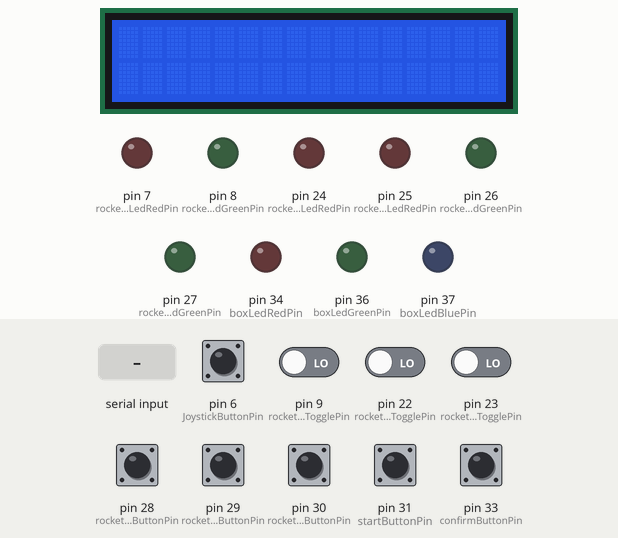
The sketch below on a simulated Arduino Mega 2560, built with avr-gcc and run on an emulated ATmega2560. On the bench: 16×2 character LCD, output pins drawn as LEDs (lit = HIGH). Inputs (shaded band) come from the test bench; at power-on: pin 6 (JoystickButtonPin) HIGH, pin 9 (rocketOneTogglePin), pin 22 (rocketTwoTogglePin), pin 23 (rocketThreeTogglePin), pin 28 (rocketOneButtonPin), pin 29 (rocketThreeButtonPin), pin 30 (rocketTwoButtonPin), pin 31 (startButtonPin), pin 33 (confirmButtonPin) LOW. What the sketch prints to the serial monitor is not drawn.

Above: at 1.1 s.
1.2 s: byte 30 received over Serial
At 1.9 s:
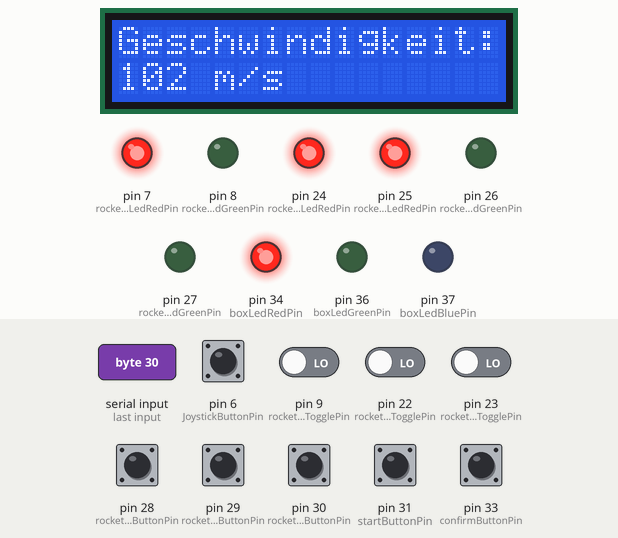
Timing chart, 0 to 4.2 s (numbered marks = the images above; inputs shaded):
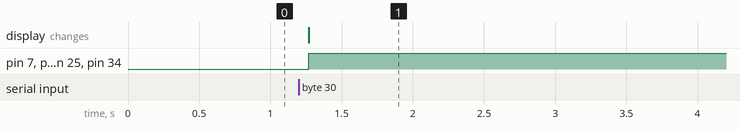

Measured:
- after the input at 1.2 s, pin 7 (rocketOneLedRedPin), pin 24 (rocketTwoLedRedPin), pin 25 (rocketThreeLedRedPin), pin 34 (boxLedRedPin): LOW → HIGH after 0.07 s; the display: changes after 0.07 s (image 1)

The sketch:

Arduino_RocketGame.ino
```cpp
#include <LiquidCrystal.h>
LiquidCrystal lcd(12, 11, 5, 4, 3, 2);

const int JoystickButtonPin = 6;

const int rocketOneTogglePin = 9;
const int rocketOneLedGreenPin = 8;
const int rocketOneLedRedPin = 7;
const int rocketOneButtonPin = 28;

const int rocketTwoTogglePin = 22;
const int rocketTwoLedGreenPin = 26;
const int rocketTwoLedRedPin = 24;
const int rocketTwoButtonPin = 30;

const int rocketThreeTogglePin = 23;
const int rocketThreeLedGreenPin = 27;
const int rocketThreeLedRedPin = 25;
const int rocketThreeButtonPin = 29;

const int boxLedRedPin = 34;
const int boxLedGreenPin = 36;
const int boxLedBluePin = 37;

const int startButtonPin = 31;
const int confirmButtonPin = 33;

int JoystickButtonValue;
int joystickXValue;
int joystickYValue;
int speedValue;
int speedLimited;
int rocketOneToggle;
int rocketTwoToggle;
int rocketThreeToggle;
int rocketOneButton;
int rocketTwoButton;
int rocketThreeButton;
int startButton;
int confirmButton;


void setup() {

  //lcd screen size
  lcd.begin(16, 2);

  //Joystick
  pinMode(JoystickButtonPin, INPUT); // Joystickbutton
  digitalWrite(JoystickButtonPin, HIGH); // Joystickbutton

  pinMode(rocketOneTogglePin, INPUT); // ButtonValue
  pinMode(rocketOneLedGreenPin, OUTPUT); // LED Green
  pinMode(rocketOneLedRedPin, OUTPUT); // LED RED
  pinMode(rocketOneButtonPin, INPUT); // ButtonValue

  pinMode(rocketTwoTogglePin, INPUT); // ButtonValue
  pinMode(rocketTwoLedGreenPin, OUTPUT); // LED Green
  pinMode(rocketTwoLedRedPin, OUTPUT); // LED RED
  pinMode(rocketTwoButtonPin, INPUT); // ButtonValue

  pinMode(rocketThreeTogglePin, INPUT); // ButtonValue
  pinMode(rocketThreeLedGreenPin, OUTPUT); // LED Green
  pinMode(rocketThreeLedRedPin, OUTPUT); // LED RED
  pinMode(rocketThreeButtonPin, INPUT); // ButtonValue

  pinMode(boxLedRedPin, OUTPUT);
  pinMode(boxLedGreenPin, OUTPUT);
  pinMode(boxLedBluePin, OUTPUT);

  pinMode(startButtonPin, INPUT); // ButtonValue
  pinMode(confirmButtonPin, INPUT); // ButtonValue


  //Data exhange rate
  Serial.begin(9600);
  while (Serial.available() <= 0) {
    Serial.println("hello"); // send a starting message
    delay(300);              // wait 1/3 second
  }
}

void loop() {


 if (Serial.available() > 0) {
    // read the incoming byte:
    int inByte = Serial.read();
    // read the sensor:
    joystickXValue = analogRead(A2);
    // print the results:
    Serial.print(joystickXValue);
    Serial.print(",");

    // read the sensor:
    joystickYValue = analogRead(A3);
    // print the results:
    Serial.print(joystickYValue);
    Serial.print(",");

    // read the sensor:
    speedValue = analogRead(A0);
    speedLimited = map(speedValue, 0, 1000, 0, 200);
    // print the results:
    Serial.print(speedLimited);
    Serial.print(",");

    // read the sensor:
    rocketOneToggle = digitalRead(rocketOneTogglePin);
    // print the results:
    Serial.print(rocketOneToggle);
    Serial.print(",");

        // read the sensor:
    rocketTwoToggle = digitalRead(rocketTwoTogglePin);
    // print the results:
    Serial.print(rocketTwoToggle);
    Serial.print(",");

        // read the sensor:
    rocketThreeToggle = digitalRead(rocketThreeTogglePin);
    // print the results:
    Serial.print(rocketThreeToggle);
    Serial.print(",");

        // read the sensor:
    rocketOneButton = digitalRead(rocketOneButtonPin);
    // print the results:
    Serial.print(rocketOneButton);
    Serial.print(",");

        // read the sensor:
    rocketTwoButton = digitalRead(rocketTwoButtonPin);
    // print the results:
    Serial.print(rocketTwoButton);
    Serial.print(",");

        // read the sensor:
    rocketThreeButton = digitalRead(rocketThreeButtonPin);
    // print the results:
    Serial.print(rocketThreeButton);
    Serial.print(",");

            // read the sensor:
    startButton = digitalRead(startButtonPin);
    // print the results:
    Serial.print(startButton);
    Serial.print(",");

        // read the sensor:
    confirmButton = digitalRead(confirmButtonPin);
    // print the results:
    Serial.print(confirmButton);
    Serial.print(",");

            // read the sensor:
    JoystickButtonValue = digitalRead(JoystickButtonPin);
    // print the results:
    Serial.println(JoystickButtonValue);
  }


  //Send data to LCD
  lcd.print("Geschwindigkeit:"),
  lcd.setCursor(0, 1);
  lcd.print(speedLimited),
  lcd.print(" m/s");
  lcd.println("           ");
  lcd.setCursor(0, 0);

digitalWrite(boxLedRedPin, HIGH);


if (rocketOneToggle == LOW){
  digitalWrite(rocketOneLedRedPin, HIGH);
  digitalWrite(rocketOneLedGreenPin, LOW);
  } else{
    digitalWrite(rocketOneLedRedPin, LOW);
    digitalWrite(rocketOneLedGreenPin, HIGH);
    }

    if (rocketTwoToggle == LOW){
  digitalWrite(rocketTwoLedRedPin, HIGH);
  digitalWrite(rocketTwoLedGreenPin, LOW);
  } else{
    digitalWrite(rocketTwoLedRedPin, LOW);
    digitalWrite(rocketTwoLedGreenPin, HIGH);
    }

    if (rocketThreeToggle == LOW){
  digitalWrite(rocketThreeLedRedPin, HIGH);
  digitalWrite(rocketThreeLedGreenPin, LOW);
  } else{
    digitalWrite(rocketThreeLedRedPin, LOW);
    digitalWrite(rocketThreeLedGreenPin, HIGH);
    }

}
```
